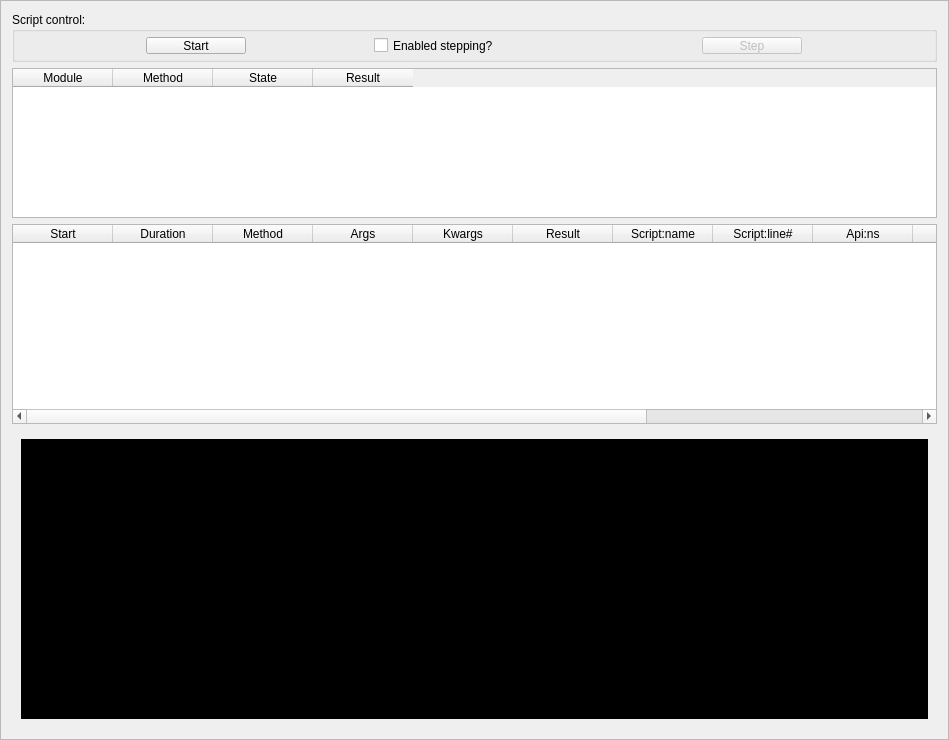
<?xml version="1.0" encoding="UTF-8"?>
<ui version="4.0">
 <class>Frame</class>
 <widget class="QFrame" name="Frame">
  <property name="geometry">
   <rect>
    <x>0</x>
    <y>0</y>
    <width>949</width>
    <height>740</height>
   </rect>
  </property>
  <property name="windowTitle">
   <string>Frame</string>
  </property>
  <property name="frameShape">
   <enum>QFrame::StyledPanel</enum>
  </property>
  <property name="frameShadow">
   <enum>QFrame::Raised</enum>
  </property>
  <layout class="QVBoxLayout" name="verticalLayout_2">
   <item>
    <widget class="QGroupBox" name="groupBox">
     <property name="minimumSize">
      <size>
       <width>0</width>
       <height>50</height>
      </size>
     </property>
     <property name="maximumSize">
      <size>
       <width>16777215</width>
       <height>50</height>
      </size>
     </property>
     <property name="title">
      <string>Script control:</string>
     </property>
     <layout class="QHBoxLayout" name="horizontalLayout">
      <property name="topMargin">
       <number>5</number>
      </property>
      <property name="bottomMargin">
       <number>5</number>
      </property>
      <item>
       <widget class="QPushButton" name="button_Start">
        <property name="minimumSize">
         <size>
          <width>100</width>
          <height>0</height>
         </size>
        </property>
        <property name="maximumSize">
         <size>
          <width>100</width>
          <height>16777215</height>
         </size>
        </property>
        <property name="text">
         <string>Start</string>
        </property>
       </widget>
      </item>
      <item>
       <widget class="QCheckBox" name="checkBox_enabledStepping">
        <property name="maximumSize">
         <size>
          <width>200</width>
          <height>16777215</height>
         </size>
        </property>
        <property name="text">
         <string>Enabled stepping?</string>
        </property>
       </widget>
      </item>
      <item>
       <widget class="QPushButton" name="button_Step">
        <property name="enabled">
         <bool>false</bool>
        </property>
        <property name="minimumSize">
         <size>
          <width>100</width>
          <height>0</height>
         </size>
        </property>
        <property name="maximumSize">
         <size>
          <width>100</width>
          <height>16777215</height>
         </size>
        </property>
        <property name="text">
         <string>Step</string>
        </property>
       </widget>
      </item>
     </layout>
    </widget>
   </item>
   <item>
    <widget class="QTableWidget" name="tableWidget_scripts">
     <property name="maximumSize">
      <size>
       <width>16777215</width>
       <height>150</height>
      </size>
     </property>
     <column>
      <property name="text">
       <string>Module</string>
      </property>
     </column>
     <column>
      <property name="text">
       <string>Method</string>
      </property>
     </column>
     <column>
      <property name="text">
       <string>State</string>
      </property>
     </column>
     <column>
      <property name="text">
       <string>Result</string>
      </property>
     </column>
    </widget>
   </item>
   <item>
    <widget class="QTableWidget" name="tableWidget_apiData">
     <property name="maximumSize">
      <size>
       <width>16777215</width>
       <height>200</height>
      </size>
     </property>
     <column>
      <property name="text">
       <string>Start</string>
      </property>
      <property name="toolTip">
       <string>The start time of the api call</string>
      </property>
     </column>
     <column>
      <property name="text">
       <string>Duration</string>
      </property>
      <property name="toolTip">
       <string>The duration of the api call</string>
      </property>
     </column>
     <column>
      <property name="text">
       <string>Method</string>
      </property>
      <property name="toolTip">
       <string>&lt;html&gt;&lt;head/&gt;&lt;body&gt;&lt;p&gt;The api method called&lt;/p&gt;&lt;/body&gt;&lt;/html&gt;</string>
      </property>
     </column>
     <column>
      <property name="text">
       <string>Args</string>
      </property>
      <property name="toolTip">
       <string>the api method's args</string>
      </property>
     </column>
     <column>
      <property name="text">
       <string>Kwargs</string>
      </property>
      <property name="toolTip">
       <string>The api method's kwargs</string>
      </property>
     </column>
     <column>
      <property name="text">
       <string>Result</string>
      </property>
      <property name="toolTip">
       <string>The api method's result</string>
      </property>
     </column>
     <column>
      <property name="text">
       <string>Script:name</string>
      </property>
     </column>
     <column>
      <property name="text">
       <string>Script:line#</string>
      </property>
     </column>
     <column>
      <property name="text">
       <string>Api:ns</string>
      </property>
     </column>
     <column>
      <property name="text">
       <string>Api:path</string>
      </property>
     </column>
     <column>
      <property name="text">
       <string>Api:module</string>
      </property>
     </column>
     <column>
      <property name="text">
       <string>Api:class</string>
      </property>
     </column>
     <column>
      <property name="text">
       <string>Api:version</string>
      </property>
     </column>
    </widget>
   </item>
   <item>
    <widget class="QFrame" name="frame">
     <property name="frameShape">
      <enum>QFrame::NoFrame</enum>
     </property>
     <property name="frameShadow">
      <enum>QFrame::Plain</enum>
     </property>
     <layout class="QHBoxLayout" name="horizontalLayout_2">
      <item>
       <widget class="QScrollArea" name="scrollArea">
        <property name="palette">
         <palette>
          <active>
           <colorrole role="Window">
            <brush brushstyle="SolidPattern">
             <color alpha="255">
              <red>0</red>
              <green>0</green>
              <blue>0</blue>
             </color>
            </brush>
           </colorrole>
          </active>
          <inactive>
           <colorrole role="Window">
            <brush brushstyle="SolidPattern">
             <color alpha="255">
              <red>0</red>
              <green>0</green>
              <blue>0</blue>
             </color>
            </brush>
           </colorrole>
          </inactive>
          <disabled>
           <colorrole role="Window">
            <brush brushstyle="SolidPattern">
             <color alpha="255">
              <red>0</red>
              <green>0</green>
              <blue>0</blue>
             </color>
            </brush>
           </colorrole>
          </disabled>
         </palette>
        </property>
        <property name="widgetResizable">
         <bool>true</bool>
        </property>
        <widget class="QWidget" name="scrollAreaWidgetContents">
         <property name="geometry">
          <rect>
           <x>0</x>
           <y>0</y>
           <width>909</width>
           <height>282</height>
          </rect>
         </property>
         <layout class="QVBoxLayout" name="verticalLayout">
          <item>
           <widget class="QWidget" name="Widget_videoContainer" native="true"/>
          </item>
         </layout>
        </widget>
       </widget>
      </item>
     </layout>
    </widget>
   </item>
  </layout>
 </widget>
 <resources/>
 <connections/>
</ui>
